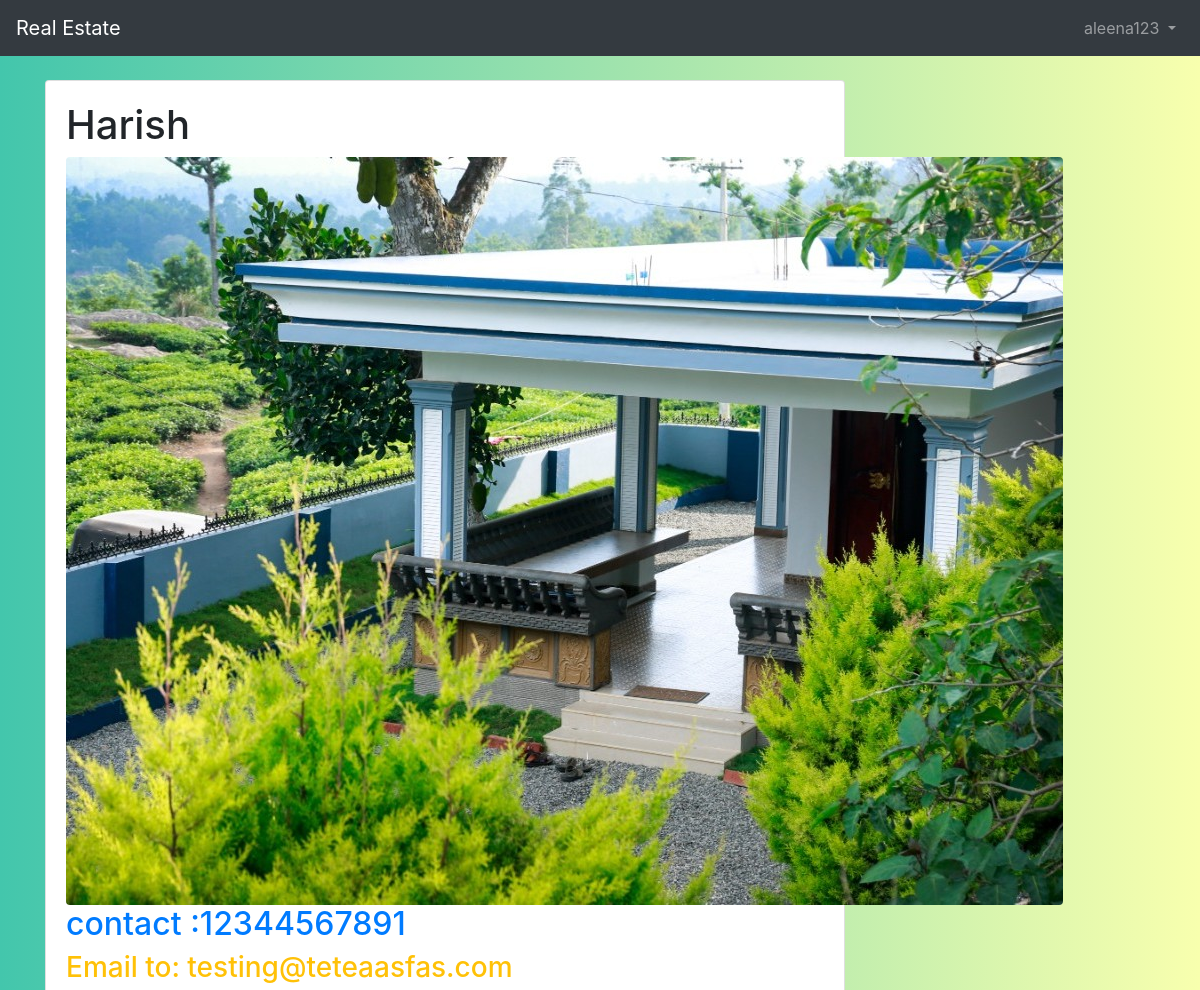
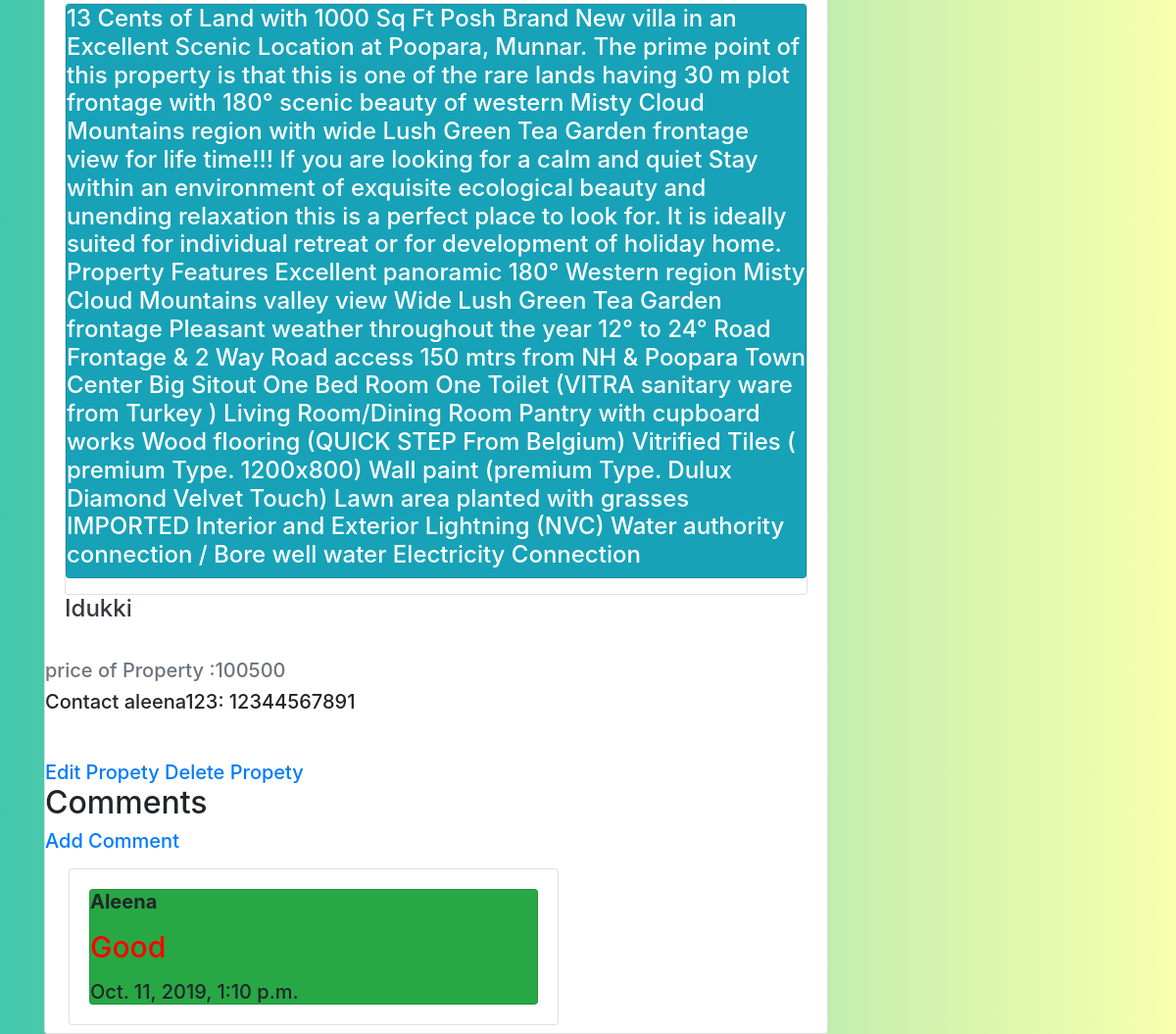
Screenshot of /detail/1/ (signed in) with the database file from the repository (2 pictures, top to bottom).
### users/models.py (models this page shows)
class CustomUser(AbstractUser):
	TYPE = [
			('Seller','seller'),
			('Buyer','buyer'),
		]
	category= models.CharField(max_length=40,choices=TYPE)
	mob_num=models.CharField(max_length=10)

### realtors/models.py (models this page shows, shortened)
class Realtor(models.Model):
  bedroom_choices = {
  				'1':1,
  				'2':2,
  				'3':3,
  				'4':4,
  				'5':5,
   					}
  price_choices = {
  				'100000':'$100,000',
  				'200000':'$200,000',
  				'300000':'$300,000',
  				'400000':'$400,000',
					}
  District_choices = {
        		'TVM' : 'Thiruvananthapuram',
        		'ALP' :	'Alappuzha',
        		'KTM' :	'Kottayam',
        		'IDK' :	'Idukki',
        		'ERKLM'	:'Ernakulam,'
       				}
  class Meta:
    verbose_name = 'Realtor'
  owner_name = models.CharField(max_length=200)
  photo = models.ImageField(upload_to='photos/%Y/%m/%d/')
  description = models.TextField(blank=True)
  phone = models.CharField(max_length=20)
  email = models.CharField(max_length=50)
  district = models.TextField(blank =True)
  price = models.PositiveIntegerField(default=100000)
  created_date = models.DateTimeField(auto_now_add=True,editable=False,blank=False,null=False)
  owner = models.ForeignKey(get_user_model(),on_delete=models.CASCADE)

class Comment(models.Model):
  post = models.ForeignKey('realtors.Realtor', on_delete=models.CASCADE, related_name='comments')
  user = models.CharField(max_length=200)
  text = models.TextField()
  created_date = models.DateTimeField(auto_now_add=True,editable=False,blank=False,null=False)
  approved_comment = models.BooleanField(default=False)

### realtors/views.py (the view)
# urls.py: path('detail/<int:pk>/',PropertyDetailView.as_view(),name = 'detail'),
class PropertyDetailView( DetailView):
	model = Realtor
	template_name ='detail.html'

### templates/detail.html (shortened to what this page needs)
{% extends 'base.html' %}
{% load static %}
	{% block body %}
		<div class="card" style="width: 50rem;">
		<div class ="card-body">
	<h1 class ="text-bold"> {{ realtor.owner_name}} </h1>
	<img class= "rounded" src="{{ realtor.photo.url}}" alt=" ">
	<h2 class="text-primary"> contact :{{ realtor.phone }} </h2>
	<h3 class="text-warning">Email to: {{ realtor.email }}</h3>
	<div class="card" style="length: 100rem;">
			<div class="card text-white bg-info mb-3" >
			<h4 class="text-white"> {{ realtor.description }}</h4>
		</div>
	</div>
	<h4 class="text-dark"> {{ realtor.district }}</h4>
</div>
<h5 class="text-muted"> price of Property :{{ realtor.price }}</h5>
{% if request.user.is_authenticated %}
<h5 > Contact {{ realtor.owner.username }}: {{ realtor.phone }} </a>
<div class="mt-5">
<a href ="{% url 'edit' realtor.id %}">Edit Propety  </a>
<a href ="{% url 'delete' realtor.id %}">Delete Propety  </a>
<h2>
	Comments </h2>
<a href ="{% url 'comment' realtor.id %}">Add Comment </a>
{% for comment in realtor.comments.all %}
    <div class="d-flex flex-column">
    <div class="comment card mt-3 ml-4" style="width:500px;">
       <div class="card-body">
       	<div class="card bg-success">
        <strong>{{ comment.user }}</strong>
        <p><p style="color:red">{{ comment.text }}</p>
        <div class="date">{{ comment.created_date }}</div>
    </div>
    </div>
</div>
</div>
</div>
{% endfor %}
{% endif %}
{% endblock body %}

### templates/base.html (shortened to what this page needs)
{% load static %}
<!DOCTYPE html>
<html lang="en">
  <head>
    <link rel="stylesheet" href="https://stackpath.bootstrapcdn.com/bootstrap/4.1.3/css/bootstrap.min.css">
    <link rel="stylesheet" href="{% static 'css/base.css' %}">
    <link href="https://stackpath.bootstrapcdn.com/bootstrap/4.3.1/css/bootstrap.min.css" rel="stylesheet">
  </head>
  <body>
    <nav class="navbar navbar-expand-md navbar-dark bg-dark mb-4">
      <a class="navbar-brand" href="{% url 'home' %}">Real Estate </a>
      <div class="collapse navbar-collapse" id="navbarCollapse">
        {% if user.is_authenticated %}
          <ul class="navbar-nav ml-auto">
            <li class="nav-item">
              <a class="nav-link dropdown-toggle" href="#" id="userMenu"\\
              data-toggle="dropdown" aria-haspopup="true" aria-expanded\\
              ="false">
                {{ user.username }}
              </a>
            </li>
          </ul>
        {% endif %}
      </div>
    </nav>
    <div class="container">
      {% block body %}
      {% endblock body %}
    </div>
  </body>
</html>

### static/css/base.css (style rules this page uses)
body { background: linear-gradient(to right, #43c6ac, #f8ffae); height: 100%; margin: 0; background-repeat: no-repeat; background-attachment: fixed; }
p { color: white; font-size: 30px; }

### rows the page displays
CustomUser: username "aleena123"
Realtor: owner_name "Harish", photo (picture), phone "12344567891", email "testing@teteaasfas.com", description "13 Cents of Land with 1000 Sq Ft Posh Brand New villa in an Excellent Scenic Location at Poopara, Munnar. The prime point of this property is that this is one of the rare lands having 30 m plot frontage with 180° scenic beauty of western Misty Cloud Mountains region with wide Lush Green Tea Garden frontage view for life time!!! If you are looking for a calm and quiet Stay within an environment of exquisite ecological beauty and unending relaxation this is a perfect place to look for. It is ideally suited for individual retreat or for development of holiday home. Property Features Excellent panoramic 180° Western region Misty Cloud Mountains valley view Wide Lush Green Tea Garden frontage…", district "Idukki", price "100500", owner.username "aleena123"
Comment: user "Aleena", text "Good", created_date "Oct. 11, 2019, 1:10 p.m."
